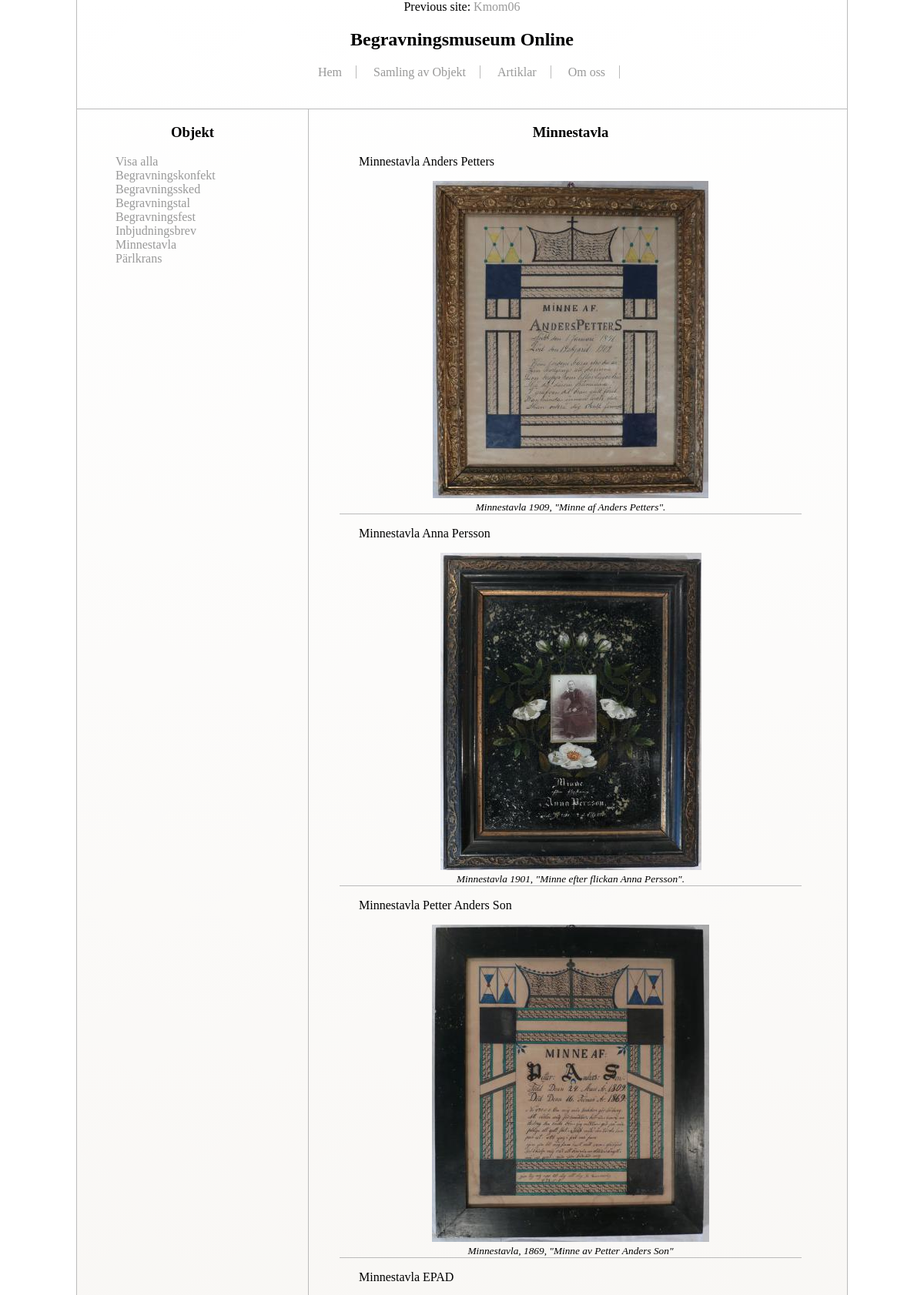
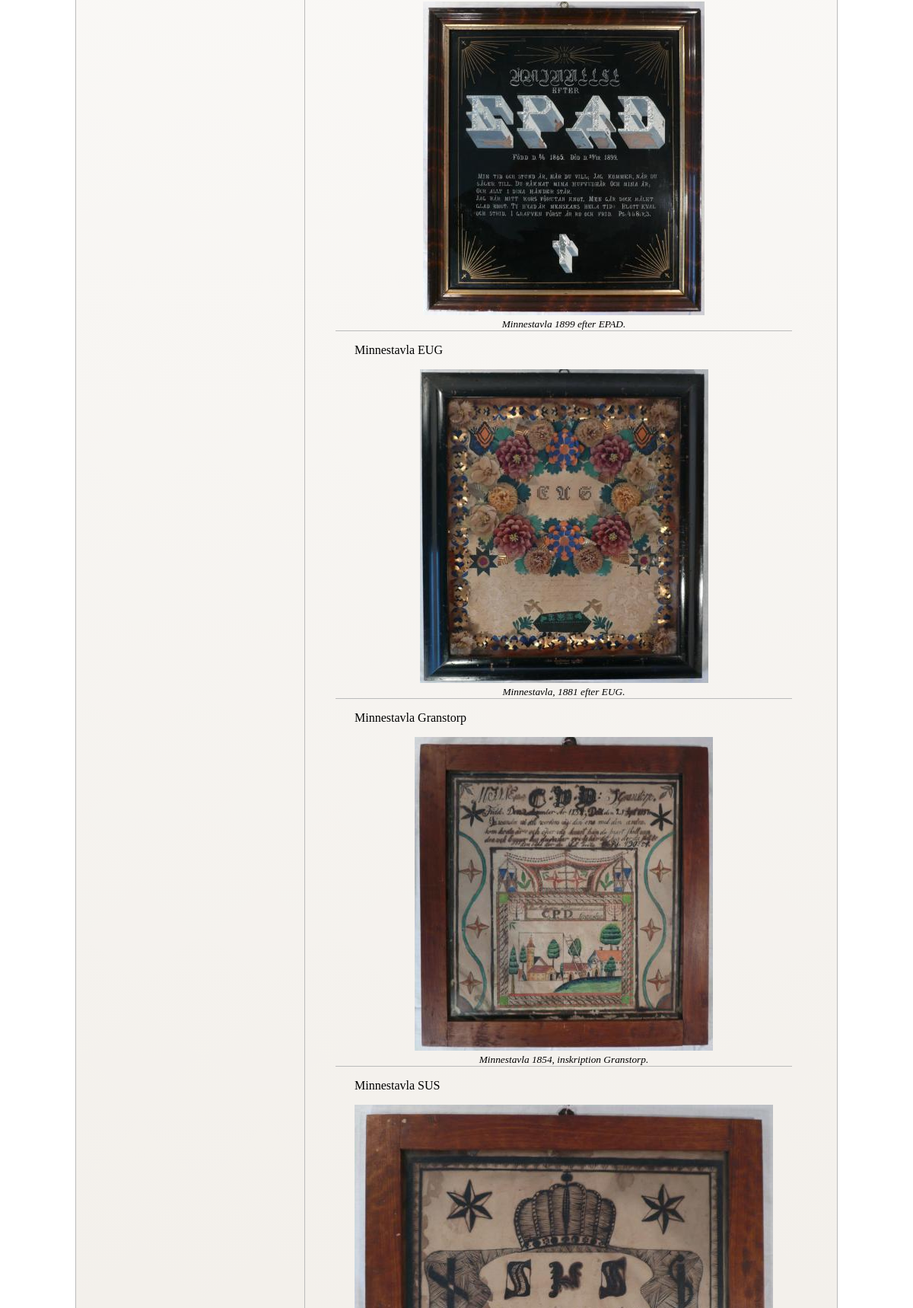
Screenshot of /collectionObject.php?p=Minnestavla (upper part) with the database file from the repository (2 pictures, top to bottom).
### tables this page shows
CREATE TABLE Object
		(
			id INTEGER PRIMARY KEY  NOT NULL  UNIQUE, 
			title TEXT, 
			category TEXT, 
			text TEXT,
			image TEXT,
			owner TEXT
		);

### collectionObject.php (the view, shortened to what this page needs)
<?php
	$path = dirname(__FILE__);
	$dbPath = dirname(__FILE__)."/included/Project/data/bmo.sqlite";
	$html = "";
	$db = new PDO("sqlite:$dbPath");
	$stmt = $db->prepare('SELECT DISTINCT category FROM Object;');
  	$stmt->execute();
  	$res = $stmt->fetchAll(PDO::FETCH_ASSOC);
	$categories = "<nav id='aside'>";
	$categories .= "<a href=collectionObject.php>Visa alla</a><br />";
	foreach ($res as $cat) {
		$categories .= "<a href='collectionObject.php?p={$cat['category']}'>{$cat['category']}</a><br />";
	}
	$categories .= "</nav>";
	if(isset($_GET['p'])){
		$html = "<h3>{$_GET['p']}</h3>";
		$category [] = $_GET['p'];
		$stmt = $db->prepare('SELECT * FROM Object WHERE category = ?;');
		$stmt->execute($category);
	}
	else{
		$html = "<h3>Alla kategorier</h3>";
		$stmt = $db->prepare('SELECT * FROM Object;');
		$stmt->execute();
	}
  	$res = $stmt->fetchAll(PDO::FETCH_ASSOC);
	foreach ($res as $object) {
		$html .= "<p>{$object['title']}</p>";
		$html .= "<figure>
			<img class='obj-img' src='{$object['image']}' alt='{$object['title']}'>
			<figcaption>{$object['text']}</figcaption>
		</figure>";
 	}
	include("included/headerProject.php");
	 ?>
	<div id="left">
		<?php include $path.'/included/Project/collectionObject/aside.php'; ?>
	</div>
	<div id="right">
		<?php echo $html; ?>
	</div>
<?php include("included/footerProject.php") ?>

### css/projectBase.css (style rules this page uses)
html { background: #FFFFFF; position: relative; overflow-y: scroll; }
body { background: #ffffff; background: -moz-linear-gradient(top, #ffffff 0%, #f0ece6 100%); background: -webkit-gradient(linear, left top, left bottom, color-stop(0%,#ffffff), color-stop(100%,#f0ece6)); background: -webkit-linear-gradient(top, #ffffff 0%,#f0ece6 100%); background: -o-linear-gradient(top, #ffffff 0%,#f0ece6 100%); background: -ms-linear-gradient(top, #ffffff 0%,#f0ece6 100%); background: linear-gradient(to bottom, #ffffff 0%,#f0ece6 100%); margin: 0pt auto; width: 1000px; border-left: 1px solid #BBBBBB; border-right: 1px solid #BBBBBB; text-align: center; -webkit-border-bottom-right-radius: 10px; -webkit-border-bottom-left-radius: 10px; -moz-border-radius-bottomright: 10px; -moz-border-radius-bottomleft: 10px; border-bottom-right-radius: 10px; border-bottom-left-radius: 10px; }
div { display: block; }
a { text-decoration: none; color: #999999; }
p { text-align: justify; display: block; margin-left: 5px; margin-right: 5px; }
#left { float: left; width: 300px; clear: none; }
#right { float: left; width: 680px; border-left: 1px solid #BBBBBB; min-height: 500px; }
#right p { margin-left: 65px; }
#aside { padding-left: 50px; text-align: left; }
figure { border-bottom: solid 1px #BBBBBB; }
figcaption { font-style: italic; font-size: smaller; text-align: center; }

### rows the page displays
object: title "Minnestavla Anders Petters", image (picture), text "Minnestavla 1909, \"Minne af Anders Petters\"."
object: title "Minnestavla Anna Persson", image (picture), text "Minnestavla 1901, \"Minne efter flickan Anna Persson\"."
object: title "Minnestavla Petter Anders Son", image (picture), text "Minnestavla, 1869, \"Minne av Petter Anders Son\""
object: title "Minnestavla EPAD", image (picture), text "Minnestavla 1899 efter EPAD."
object: title "Minnestavla EUG", image (picture), text "Minnestavla, 1881 efter EUG."
object: title "Minnestavla Granstorp", image (picture), text "Minnestavla 1854, inskription Granstorp."
object: title "Minnestavla SUS", image (picture)

### other values shown
$pageId "Objekt"
$cat['category'] "Begravningskonfekt"
$cat['category'] "Begravningssked"
$cat['category'] "Begravningstal"
$cat['category'] "Begravningsfest"
$cat['category'] "Inbjudningsbrev"
$cat['category'] "Minnestavla"
$cat['category'] "Pärlkrans"
$_GET['p'] "Minnestavla"
